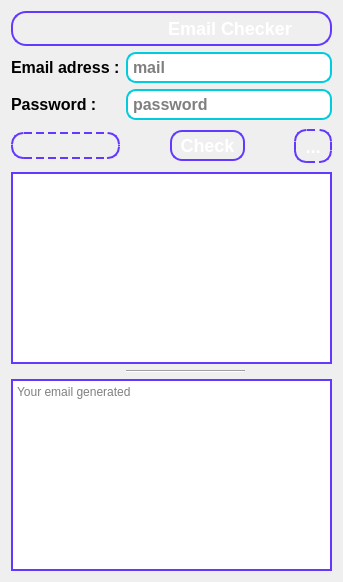
        <widget class="QWidget" name="email">
         <layout class="QGridLayout" name="gridLayout_5">
          <item row="0" column="0">
           <layout class="QGridLayout" name="gridLayout_3">
            <item row="3" column="0">
             <widget class="QPushButton" name="mailgenBtn">
              <property name="styleSheet">
               <string notr="true">QPushButton#mailgenBtn {
    color: white; /* White text color */
    font-size: 18px; /* Font size */
    font-weight: bold; /* Bold text */
    background-color: qconicalgradient(
        cx:0.5, cy:0.5, angle:0, 
        stop:0 #00CCDD, 
        stop:0.4 #7CF5FF, 
        stop:1 #6439FF
    ); /* Conical gradient background */
    border: 2px dashed #6439FF; /* Dashed border */
    padding: 1px; /* Padding for space */
    border-radius: 12px; /* Rounded corners */
    text-align: center; /* Center text horizontally */
}

QPushButton#mailgenBtn:hover {
    background-color: qconicalgradient(
        cx:0.5, cy:0.5, angle:0, 
        stop:0 #6439FF, 
        stop:0.4 #4F75FF, 
        stop:1 #00CCDD
    ); /* Reversed conical gradient on hover */
    border: 2px dashed #4F75FF; /* Hover border color */
}
</string>
              </property>
              <property name="text">
               <string/>
              </property>
              <property name="icon">
               <iconset resource="imagez.qrc">
                <normaloff>:/iamgez/1000_F_195075949_QsG9tAFj2UlZTqBLfoppKu4WBZ7atSh9-removebg-preview.png</normaloff>:/iamgez/1000_F_195075949_QsG9tAFj2UlZTqBLfoppKu4WBZ7atSh9-removebg-preview.png</iconset>
              </property>
              <property name="iconSize">
               <size>
                <width>30</width>
                <height>30</height>
               </size>
              </property>
             </widget>
            </item>
            <item row="6" column="0" colspan="6">
             <widget class="QPlainTextEdit" name="plainTextEdit2">
              <property name="styleSheet">
               <string notr="true">font: 600 11pt &quot;Segoe UI Semibold&quot;;
 border: 2px solid #6439FF; /* Dashed border for a different style */
selection-background-color: #00CCDD; /* Selection color */</string>
              </property>
              <property name="placeholderText">
               <string>Your email generated</string>
              </property>
             </widget>
            </item>
            <item row="3" column="4">
             <spacer name="horizontalSpacer_10">
              <property name="orientation">
               <enum>Qt::Horizontal</enum>
              </property>
              <property name="sizeType">
               <enum>QSizePolicy::MinimumExpanding</enum>
              </property>
              <property name="sizeHint" stdset="0">
               <size>
                <width>20</width>
                <height>20</height>
               </size>
              </property>
             </spacer>
            </item>
            <item row="2" column="1" colspan="5">
             <widget class="QLineEdit" name="mdpE">
              <property name="sizePolicy">
               <sizepolicy hsizetype="Expanding" vsizetype="Preferred">
                <horstretch>10</horstretch>
                <verstretch>0</verstretch>
               </sizepolicy>
              </property>
              <property name="styleSheet">
               <string notr="true">QLineEdit {
    color: rgb(0, 0, 0); /* White text color */
    font-size: 16px; /* Font size */
    font-weight: bold; /* Bold text */
    background-color: ; /* Background color */
	color: rgb(0, 0, 0);
    border: 2px solid #00CCDD; /* Border color */
    padding: 3px; /* Padding inside the line edit */
    border-radius: 10px; /* Rounded corners */
}

QLineEdit:focus {
    border: 2px solid #6439FF; /* Change border color on focus */
   
    selection-background-color: #00CCDD; /* Selection color */
    selection-color: rgb(0, 0, 0); /* Text color during selection */
}
</string>
              </property>
              <property name="inputMask">
               <string/>
              </property>
              <property name="text">
               <string/>
              </property>
              <property name="echoMode">
               <enum>QLineEdit::Password</enum>
              </property>
              <property name="placeholderText">
               <string>password</string>
              </property>
             </widget>
            </item>
            <item row="5" column="1" colspan="3">
             <widget class="Line" name="line">
              <property name="orientation">
               <enum>Qt::Horizontal</enum>
              </property>
             </widget>
            </item>
            <item row="3" column="5">
             <widget class="QToolButton" name="toolButton">
              <property name="styleSheet">
               <string notr="true">QToolButton#toolButton {
    color: white; /* White text color */
    font-size: 18px; /* Font size */
    font-weight: bold; /* Bold text */
    background-color: qconicalgradient(
        cx:0.5, cy:0.5, angle:0, 
        stop:0 #00CCDD, 
        stop:0.4 #7CF5FF, 
        stop:1 #6439FF
    ); /* Conical gradient background */
    border: 2px dashed #6439FF;
    padding: 3px; /* Padding for space */
    border-radius: 12px; /* Rounded corners */
    text-align: center; /* Center text horizontally */
    display: inline-block; /* Inline-block for proper alignment */
}

QToolButton#toolButton:hover {
    background-color: qconicalgradient(
        cx:0.5, cy:0.5, angle:0, 
        stop:0 #6439FF, 
        stop:0.4 #4F75FF, 
        stop:1 #00CCDD
    ); /* Reversed conical gradient on hover */
    border: 2px solid #4F75FF; /* Hover border color */
}
</string>
              </property>
              <property name="text">
               <string>...</string>
              </property>
              <property name="icon">
               <iconset resource="imagez.qrc">
                <normaloff>:/iamgez/unnamed.png</normaloff>:/iamgez/unnamed.png</iconset>
              </property>
             </widget>
            </item>
            <item row="1" column="0">
             <widget class="QLabel" name="label_2">
              <property name="font">
               <font>
                <pointsize>12</pointsize>
                <bold>true</bold>
               </font>
              </property>
              <property name="styleSheet">
               <string notr="true">color: rgb(0, 0, 0);</string>
              </property>
              <property name="text">
               <string>Email adress :</string>
              </property>
             </widget>
            </item>
            <item row="1" column="1" colspan="5">
             <widget class="QLineEdit" name="mailE">
              <property name="styleSheet">
               <string notr="true">QLineEdit {
    color: rgb(0, 0, 0); /* White text color */
    font-size: 16px; /* Font size */
    font-weight: bold; /* Bold text */
    background-color: ; /* Background color */
	color: rgb(0, 0, 0);
    border: 2px solid #00CCDD; /* Border color */
    padding: 3px; /* Padding inside the line edit */
    border-radius: 10px; /* Rounded corners */
}

QLineEdit:focus {
    border: 2px solid #6439FF; /* Change border color on focus */
   
    selection-background-color: #00CCDD; /* Selection color */
    selection-color: rgb(0, 0, 0); /* Text color during selection */
}
</string>
              </property>
              <property name="inputMask">
               <string/>
              </property>
              <property name="placeholderText">
               <string>mail</string>
              </property>
              <property name="clearButtonEnabled">
               <bool>true</bool>
              </property>
             </widget>
            </item>
            <item row="3" column="2" colspan="2">
             <widget class="QPushButton" name="checkBtn">
              <property name="sizePolicy">
               <sizepolicy hsizetype="Preferred" vsizetype="Fixed">
                <horstretch>0</horstretch>
                <verstretch>0</verstretch>
               </sizepolicy>
              </property>
              <property name="styleSheet">
               <string notr="true">QPushButton#checkBtn {
    color: white; /* White text color */
    font-size: 18px; /* Font size */
    font-weight: bold; /* Bold text */
    background-color: qconicalgradient(
        cx:0.5, cy:0.5, angle:0, 
        stop:0 #00CCDD, 
        stop:0.4 #7CF5FF, 
        stop:1 #6439FF
    ); /* Conical gradient background */
    border: 2px solid #6439FF; /* Solid border */
    padding: 3px; /* Padding for space */
    border-radius: 12px; /* Rounded corners */
    text-align: center; /* Center text horizontally */
    display: inline-block; /* Inline-block for proper alignment */
}

QPushButton#checkBtn:hover {
    background-color: qconicalgradient(
        cx:0.5, cy:0.5, angle:0, 
        stop:0 #6439FF, 
        stop:0.4 #4F75FF, 
        stop:1 #00CCDD
    ); /* Reversed conical gradient on hover */
    border: 2px solid #4F75FF; /* Hover border color */
}
</string>
              </property>
              <property name="text">
               <string>Check</string>
              </property>
              <property name="checkable">
               <bool>false</bool>
              </property>
             </widget>
            </item>
            <item row="0" column="0" colspan="6">
             <widget class="QLabel" name="label_6">
              <property name="font">
               <font>
                <pointsize>-1</pointsize>
                <bold>true</bold>
                <underline>false</underline>
               </font>
              </property>
              <property name="whatsThis">
               <string>&lt;html&gt;&lt;head/&gt;&lt;body&gt;&lt;p align=&quot;center&quot;&gt;&lt;br/&gt;&lt;/p&gt;&lt;/body&gt;&lt;/html&gt;</string>
              </property>
              <property name="styleSheet">
               <string notr="true">QLabel {
    color: white; /* White text color */
    font-size: 18px; /* Font size */
    font-weight: bold; /* Bold text */
    background-color: qconicalgradient(
        cx:0.5, cy:0.5, angle:0, 
        stop:0 #00CCDD, 
        stop:0.4 #7CF5FF, 
        stop:1 #6439FF
    ); /* Conical gradient background for uniqueness */
    border: 2px solid #6439FF; /* Dashed border for a different style */
    padding: 5px; /* Increased padding for more space */
    border-radius: 15px; /* Larger, rounded corners */
    text-align: center; /* Center text horizontally */
}

QLabel:disabled {
    color: #6c757d; /* Grey text when disabled */
    background-color: #f0f2f5; /* Light grey background when disabled */
    border: 1px solid #6c757d; /* Grey border when disabled */
}
</string>
              </property>
              <property name="text">
               <string>                             Email Checker</string>
              </property>
             </widget>
            </item>
            <item row="2" column="0">
             <widget class="QLabel" name="label_7">
              <property name="enabled">
               <bool>false</bool>
              </property>
              <property name="font">
               <font>
                <pointsize>12</pointsize>
                <bold>true</bold>
               </font>
              </property>
              <property name="styleSheet">
               <string notr="true">color: rgb(0, 0, 0);</string>
              </property>
              <property name="text">
               <string>Password :</string>
              </property>
             </widget>
            </item>
            <item row="3" column="1">
             <spacer name="horizontalSpacer_7">
              <property name="orientation">
               <enum>Qt::Horizontal</enum>
              </property>
              <property name="sizeHint" stdset="0">
               <size>
                <width>20</width>
                <height>40</height>
               </size>
              </property>
             </spacer>
            </item>
            <item row="4" column="0" colspan="6">
             <widget class="QTableView" name="emailTable">
              <property name="styleSheet">
               <string notr="true">font: 700 11pt &quot;Tahoma&quot;;
 border: 2px solid #6439FF; /* Dashed border for a different style */
selection-background-color: #00CCDD; /* Selection color */</string>
              </property>
             </widget>
            </item>
           </layout>
          </item>
         </layout>
        </widget>
